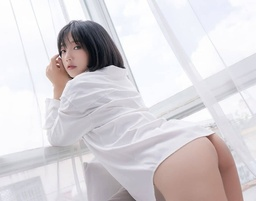
#> input picture Activity/image_temp/002.jpg, 256 x 201 px, shrunk from 1080 x 850 before the run, found by its file name
$ jupyter execute --allow-errors Activity_9.ipynb   (older library calls are emulated)
#> lines starting #> are read from the running program, lines starting #| are printed output that depends on the picture
[cell 1]
import numpy as np
import cv2 as cv
from matplotlib import pyplot as plt
import glob
from keras.preprocessing import image
from sklearn.cluster import KMeans
from skimage.feature import hog
from skimage import exposure
from skimage.measure import label
import random
import copy

[cell 2]
files = glob.glob("D:/work/Stuff/image_data_set_1/Original/*.jpg")
plt.rcParams['figure.figsize'] = [30, 48]

#> (the rest of this cell did not finish here and is left out)

[cell 3]
# img = cv.imread(random.choice(files))
img = cv.imread("image_temp/002.jpg")
#> img is the input picture: shape (201, 256, 3); mean B, G, R 215.5, 211.8, 216.4
img = cv.resize(img, (img.shape[1] // 3, img.shape[0] // 3))
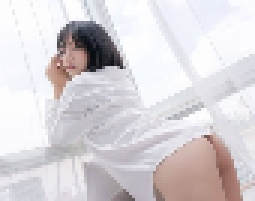
#> img: shape (67, 85, 3) (shown 3 times larger); mean B, G, R 215.5, 211.8, 216.4
# print(img.shape)
plt.rcParams['figure.figsize'] = [30, 48]
plt.subplot(1, 1, 1)
plt.imshow(cv.cvtColor(img, cv.COLOR_BGR2RGB))
plt.title("Histogram of Oriented Gradients")

plt.show()

[cell 4]
# Define block size for subimage
# Blocks = [(40,20), (40, 30), (60, 20), (60,30), (60,40)]
Block_size = (40, 40)

#Define Stride
Stride = (7, 7)


# Define Sliding window position of row, column (Top left position)
posRow = np.arange(0, img.shape[0] - Block_size[0] + 1, Stride[0])
#> posRow = [0, 7, 14, 21]
posCol = np.arange(0, img.shape[1] - Block_size[1] + 1, Stride[1])
#> posCol = [0, 7, 14, 21, 28, 35, 42]

# Create subimage feature
# Calculate HoG of each subimage in Sliding window
hogfeatures = []

for i in posRow :
    for j in posCol :
        startH = i
        endH = i + Block_size[0]
        startW = j
        endW = j + Block_size[1]
        subImg = img[ startH:endH, startW:endW, :]
        blur = cv.GaussianBlur(subImg,(5,5),0) #Gaussian Filtering
        fd, hog_image = hog(blur, orientations=9, pixels_per_cell=(4, 4), cells_per_block=(2, 2), visualize=True, multichannel=True)
        hogfeatures.append(fd)
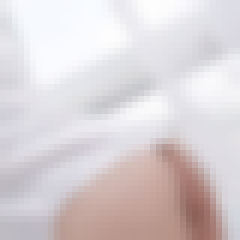
#> blur: shape (40, 40, 3) (shown 6 times larger); mean B, G, R 213.5, 210.7, 218.2
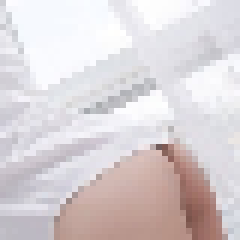
#> subImg: shape (40, 40, 3) (shown 6 times larger); mean B, G, R 213.5, 210.7, 218.2
#> after the loop, hogfeatures = 28 items
# print(hogfeatures)

[cell 5]
N = 2
kmeans = KMeans(n_clusters=N, random_state=0)
clusters = kmeans.fit_predict(hogfeatures)
#> clusters = 28 values, max 1 at index 2, min 0 at index 0, mean 0.679

# Reshape clusterID result to Grid
cluster_array = clusters.reshape(len(posRow), len(posCol))

# View cluster_array Result
print(cluster_array)
#| [[0 0 1 1 1 1 1]
#|  [1 0 1 1 0 1 1]
#|  [0 0 1 1 1 1 1]
#|  [1 0 0 1 1 1 0]]

plt.rcParams['figure.figsize'] = [30, 48]
plt.subplot(1, 1, 1)
plt.imshow(cluster_array)
plt.title("Image of Cluster array")

plt.show()
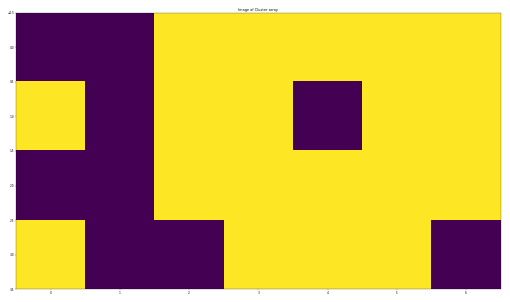
#> figure drawn by matplotlib, 1 panel

[cell 6]
# ReAssign Label in case of multiple ROIs with the same clusterID
all_labels = label(cluster_array)

# Define bounding box parameter
Color = (0, 0, 255)
Thickness = 1

# ROI bounding box
nClass = np.unique(all_labels)
#> nClass = [0, 1, 2, 3]
# print((len(nClass), 1, i))
plt.rcParams['figure.figsize'] = [30, len(nClass) * 48]

for i in range(len(nClass)) :
    #calculate from grid to actual position
    objPos = np.argwhere(all_labels == i)
    startBlockH = objPos[:,0].min()
    endBlockH = objPos[:,0].max()
    startBlockW = objPos[:,1].min()
    endBlockW = objPos[:,1].max()
    startF = (posCol[startBlockW], posRow[startBlockH])
    endF =(posCol[endBlockW] + Block_size[1], posRow[endBlockH] + Block_size[0])
    # draw regtangle boundary
    ROI_bounding_img = cv.rectangle(copy.copy(img), startF, endF, Color, Thickness)
    plt.subplot(1, 1, 1)
    plt.imshow(cv.cvtColor(ROI_bounding_img, cv.COLOR_BGR2RGB))
    plt.title("")
    plt.show()
#> this loop made 4 passes
#> (startBlockH, endBlockH, startBlockW, endBlockW, startF, endF) on passes 1 to 4: (0, 3, 0, 6, (0, 0), (82, 61)), (0, 3, 2, 6, (14, 0), (82, 61)), (1, 1, 0, 0, (0, 7), (40, 47)), (3, 3, 0, 0, (0, 21), (40, 61))
#> pass 1, `ROI_bounding_img = cv.rectangle(copy.copy(img), startF, endF, Color, T..`:
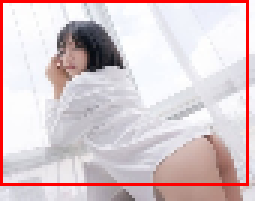
#> ROI_bounding_img: shape (67, 85, 3) (shown 3 times larger); mean B, G, R 204.1, 200.6, 217.7
#> pass 2, `ROI_bounding_img = cv.rectangle(copy.copy(img), startF, endF, Color, T..`:
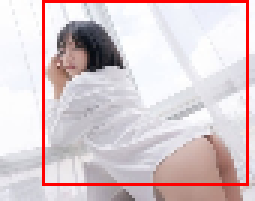
#> ROI_bounding_img: shape (67, 85, 3) (shown 3 times larger); mean B, G, R 205.3, 201.8, 217.6
#> pass 3, `ROI_bounding_img = cv.rectangle(copy.copy(img), startF, endF, Color, T..`:
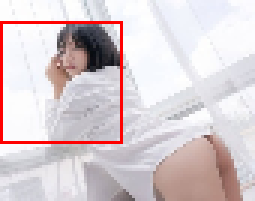
#> ROI_bounding_img: shape (67, 85, 3) (shown 3 times larger); mean B, G, R 209.1, 205.5, 217.2
#> after the loop:
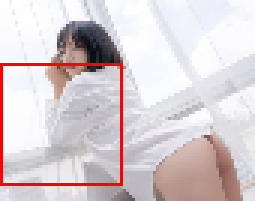
#> ROI_bounding_img: shape (67, 85, 3) (shown 3 times larger); mean B, G, R 209.7, 206.2, 217.8
